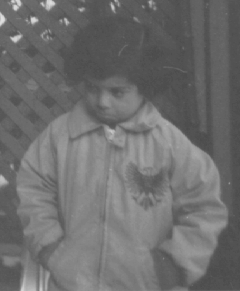
#> input picture final_exam/pout.tif, 240 x 291 px
$ python solve13.py
#> lines starting #> are read from the running program, lines starting #| are printed output that depends on the picture
"""Problem 13: Perform histogram equalization."""

from contextlib import redirect_stdout
from io import StringIO
from pathlib import Path
import sys
from textwrap import wrap

import cv2
import matplotlib
import numpy as np

import matplotlib.pyplot as plt

BASE_DIR = Path(__file__).resolve().parent


class Tee(StringIO):
    def write(self, text: str) -> int:
        sys.__stdout__.write(text)
        sys.__stdout__.flush()
        return super().write(text)


def run_with_gui(main, title: str) -> None:
    capture = Tee()
    with redirect_stdout(capture):
        main()
    text = "\n".join(
        part for line in capture.getvalue().strip().splitlines()
        for part in (wrap(line, width=90) or [""])
    )
    if text:
        figure = plt.figure(figsize=(10, 5))
        figure.canvas.manager.set_window_title(title)
        figure.text(0.03, 0.95, text, va="top", family="monospace")
        figure.suptitle(title, fontweight="bold")
        plt.axis("off")
        plt.show()
        plt.close(figure)


def load_gray(name: str) -> np.ndarray:
#> called with name = 'pout.tif'
    image = cv2.imread(str(BASE_DIR / name), cv2.IMREAD_GRAYSCALE)
#> image is the input picture: shape (291, 240); min 74, max 224, mean 110.3
    if image is None:
        raise FileNotFoundError(f"Could not read {BASE_DIR / name}")
    return image


def save_panels(filename: str, panels: list[tuple[str, np.ndarray]]) -> None:
    figure, axes = plt.subplots(1, len(panels), figsize=(4 * len(panels), 4))
    for axis, (title, image) in zip(axes, panels):
        axis.imshow(image, cmap="gray", vmin=0, vmax=255)
        axis.set_title(title)
        axis.axis("off")
    figure.tight_layout()
    plt.show()
    plt.close(figure)


def equalize(image: np.ndarray) -> np.ndarray:
    histogram = np.bincount(image.ravel(), minlength=256)
#> histogram = 256 values, max 3628 at index 82, min 0 at index 0, mean 272.8
    cumulative = histogram.cumsum()
#> cumulative = 256 values from 0 to 69840
    nonzero = cumulative[cumulative > 0]
#> nonzero = 182 values from 2 to 69840
    cdf_min = nonzero[0]
#> cdf_min = 2
    lookup = np.round(
        (cumulative - cdf_min) * 255.0 / max(image.size - cdf_min, 1)
    )
#> lookup = 256 values from 0 to 255
    lookup = np.clip(lookup, 0, 255).astype(np.uint8)
    return lookup[image]
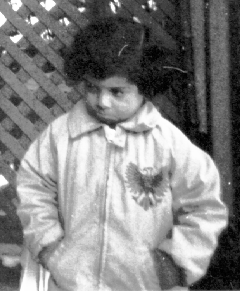
#> returned value: shape (291, 240); min 0, max 255, mean 130.4


def main() -> None:
    image = load_gray("pout.tif")
    result = equalize(image)
    save_panels(
        "solve13_histogram_equalization.png",
        [("Original", image), ("Histogram equalized", result)],
    )
#> in save_panels, `plt.show()`:
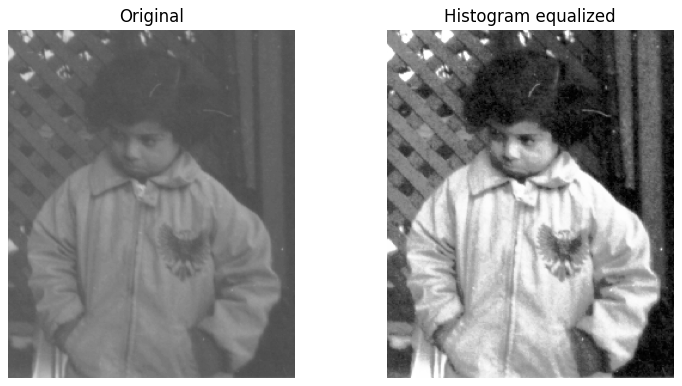
#> figure drawn by matplotlib, 2 panels
    assert result.shape == image.shape
    print(f"Standard deviation changed from {image.std():.2f} to {result.std():.2f}.")


if __name__ == "__main__":
    run_with_gui(main, "Problem 13 Results")
